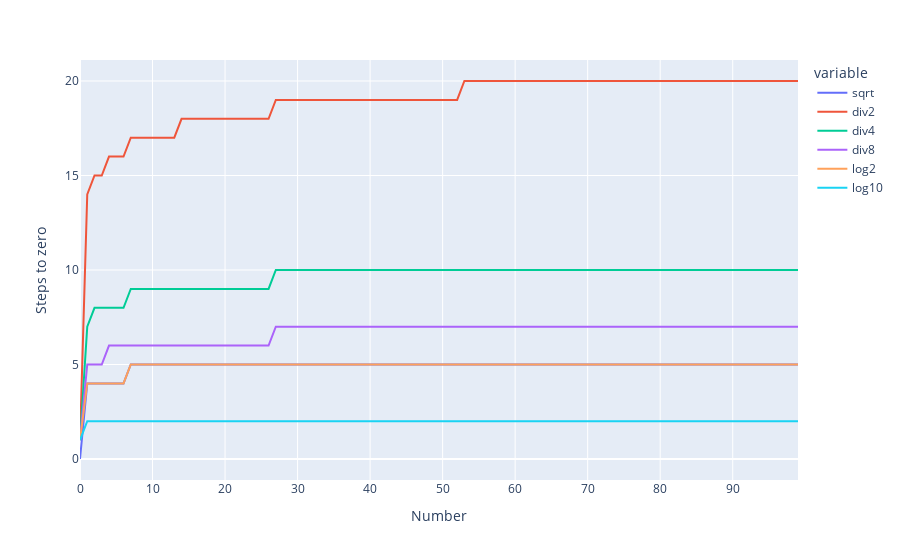

Here is the notebook cell this chart was saved with:
### Code cell
data = np.array([
    [steps_to_target(
        lambda x: math.floor(math.sqrt(x)),
        x,
        1
    ),
    steps_to_target(
        lambda x: x // 2,
        x,
        0
    ),
    steps_to_target(
        lambda x: x // 4,
        x,
        0
    ),
    steps_to_target(
        lambda x: x // 8,
        x,
        0
    ),
    steps_to_target(
        lambda x: math.floor(math.log2(x)),
        x,
        0
    ),
    steps_to_target(
        lambda x: math.floor(math.log10(x)),
        x,
        0
    )
    ] 
for x in range(1, 1_000_000, 10000)])

df = pd.DataFrame(data=data, columns=["sqrt", "div2", "div4", "div8", "log2", "log10"])

fig = px.line(df, labels={"index": "Number", "value": "Steps to zero"})
fig.show()

### Figure 1 — Plotly figure (JSON) as saved in the notebook; plotly's stock layout.template omitted (floating-point values rounded to 4 significant figures)
{"data": [{"hovertemplate": "variable=sqrt<br>Number=%{x}<br>Steps to zero=%{y}<extra></extra>", "legendgroup": "sqrt", "line": {"color": "#636efa", "dash": "solid"}, "marker": {"symbol": "circle"}, "mode": "lines", "name": "sqrt", "orientation": "v", "showlegend": true, "type": "scatter", "x": [0, 1, 2, 3, 4, 5, 6, 7, 8, 9, 10, 11, 12, 13, 14, 15, 16, 17, 18, 19, 20, 21, 22, 23, 24, 25, 26, 27, 28, 29, 30, 31, 32, 33, 34, 35, 36, 37, 38, 39, 40, 41, 42, 43, 44, 45, 46, 47, 48, 49, 50, 51, 52, 53, 54, 55, 56, 57, 58, 59, 60, 61, 62, 63, 64, 65, 66, 67, 68, 69, 70, 71, 72, 73, 74, 75, 76, 77, 78, 79, 80, 81, 82, 83, 84, 85, 86, 87, 88, 89, 90, 91, 92, 93, 94, 95, 96, 97, 98, 99], "xaxis": "x", "y": [0, 4, 4, 4, 4, 4, 4, 5, 5, 5, 5, 5, 5, 5, 5, 5, 5, 5, 5, 5, 5, 5, 5, 5, 5, 5, 5, 5, 5, 5, 5, 5, 5, 5, 5, 5, 5, 5, 5, 5, 5, 5, 5, 5, 5, 5, 5, 5, 5, 5, 5, 5, 5, 5, 5, 5, 5, 5, 5, 5, 5, 5, 5, 5, 5, 5, 5, 5, 5, 5, 5, 5, 5, 5, 5, 5, 5, 5, 5, 5, 5, 5, 5, 5, 5, 5, 5, 5, 5, 5, 5, 5, 5, 5, 5, 5, 5, 5, 5, 5], "yaxis": "y"}, {"hovertemplate": "variable=div2<br>Number=%{x}<br>Steps to zero=%{y}<extra></extra>", "legendgroup": "div2", "line": {"color": "#EF553B", "dash": "solid"}, "marker": {"symbol": "circle"}, "mode": "lines", "name": "div2", "orientation": "v", "showlegend": true, "type": "scatter", "x": [0, 1, 2, 3, 4, 5, 6, 7, 8, 9, 10, 11, 12, 13, 14, 15, 16, 17, 18, 19, 20, 21, 22, 23, 24, 25, 26, 27, 28, 29, 30, 31, 32, 33, 34, 35, 36, 37, 38, 39, 40, 41, 42, 43, 44, 45, 46, 47, 48, 49, 50, 51, 52, 53, 54, 55, 56, 57, 58, 59, 60, 61, 62, 63, 64, 65, 66, 67, 68, 69, 70, 71, 72, 73, 74, 75, 76, 77, 78, 79, 80, 81, 82, 83, 84, 85, 86, 87, 88, 89, 90, 91, 92, 93, 94, 95, 96, 97, 98, 99], "xaxis": "x", "y": [1, 14, 15, 15, 16, 16, 16, 17, 17, 17, 17, 17, 17, 17, 18, 18, 18, 18, 18, 18, 18, 18, 18, 18, 18, 18, 18, 19, 19, 19, 19, 19, 19, 19, 19, 19, 19, 19, 19, 19, 19, 19, 19, 19, 19, 19, 19, 19, 19, 19, 19, 19, 19, 20, 20, 20, 20, 20, 20, 20, 20, 20, 20, 20, 20, 20, 20, 20, 20, 20, 20, 20, 20, 20, 20, 20, 20, 20, 20, 20, 20, 20, 20, 20, 20, 20, 20, 20, 20, 20, 20, 20, 20, 20, 20, 20, 20, 20, 20, 20], "yaxis": "y"}, {"hovertemplate": "variable=div4<br>Number=%{x}<br>Steps to zero=%{y}<extra></extra>", "legendgroup": "div4", "line": {"color": "#00cc96", "dash": "solid"}, "marker": {"symbol": "circle"}, "mode": "lines", "name": "div4", "orientation": "v", "showlegend": true, "type": "scatter", "x": [0, 1, 2, 3, 4, 5, 6, 7, 8, 9, 10, 11, 12, 13, 14, 15, 16, 17, 18, 19, 20, 21, 22, 23, 24, 25, 26, 27, 28, 29, 30, 31, 32, 33, 34, 35, 36, 37, 38, 39, 40, 41, 42, 43, 44, 45, 46, 47, 48, 49, 50, 51, 52, 53, 54, 55, 56, 57, 58, 59, 60, 61, 62, 63, 64, 65, 66, 67, 68, 69, 70, 71, 72, 73, 74, 75, 76, 77, 78, 79, 80, 81, 82, 83, 84, 85, 86, 87, 88, 89, 90, 91, 92, 93, 94, 95, 96, 97, 98, 99], "xaxis": "x", "y": [1, 7, 8, 8, 8, 8, 8, 9, 9, 9, 9, 9, 9, 9, 9, 9, 9, 9, 9, 9, 9, 9, 9, 9, 9, 9, 9, 10, 10, 10, 10, 10, 10, 10, 10, 10, 10, 10, 10, 10, 10, 10, 10, 10, 10, 10, 10, 10, 10, 10, 10, 10, 10, 10, 10, 10, 10, 10, 10, 10, 10, 10, 10, 10, 10, 10, 10, 10, 10, 10, 10, 10, 10, 10, 10, 10, 10, 10, 10, 10, 10, 10, 10, 10, 10, 10, 10, 10, 10, 10, 10, 10, 10, 10, 10, 10, 10, 10, 10, 10], "yaxis": "y"}, {"hovertemplate": "variable=div8<br>Number=%{x}<br>Steps to zero=%{y}<extra></extra>", "legendgroup": "div8", "line": {"color": "#ab63fa", "dash": "solid"}, "marker": {"symbol": "circle"}, "mode": "lines", "name": "div8", "orientation": "v", "showlegend": true, "type": "scatter", "x": [0, 1, 2, 3, 4, 5, 6, 7, 8, 9, 10, 11, 12, 13, 14, 15, 16, 17, 18, 19, 20, 21, 22, 23, 24, 25, 26, 27, 28, 29, 30, 31, 32, 33, 34, 35, 36, 37, 38, 39, 40, 41, 42, 43, 44, 45, 46, 47, 48, 49, 50, 51, 52, 53, 54, 55, 56, 57, 58, 59, 60, 61, 62, 63, 64, 65, 66, 67, 68, 69, 70, 71, 72, 73, 74, 75, 76, 77, 78, 79, 80, 81, 82, 83, 84, 85, 86, 87, 88, 89, 90, 91, 92, 93, 94, 95, 96, 97, 98, 99], "xaxis": "x", "y": [1, 5, 5, 5, 6, 6, 6, 6, 6, 6, 6, 6, 6, 6, 6, 6, 6, 6, 6, 6, 6, 6, 6, 6, 6, 6, 6, 7, 7, 7, 7, 7, 7, 7, 7, 7, 7, 7, 7, 7, 7, 7, 7, 7, 7, 7, 7, 7, 7, 7, 7, 7, 7, 7, 7, 7, 7, 7, 7, 7, 7, 7, 7, 7, 7, 7, 7, 7, 7, 7, 7, 7, 7, 7, 7, 7, 7, 7, 7, 7, 7, 7, 7, 7, 7, 7, 7, 7, 7, 7, 7, 7, 7, 7, 7, 7, 7, 7, 7, 7], "yaxis": "y"}, {"hovertemplate": "variable=log2<br>Number=%{x}<br>Steps to zero=%{y}<extra></extra>", "legendgroup": "log2", "line": {"color": "#FFA15A", "dash": "solid"}, "marker": {"symbol": "circle"}, "mode": "lines", "name": "log2", "orientation": "v", "showlegend": true, "type": "scatter", "x": [0, 1, 2, 3, 4, 5, 6, 7, 8, 9, 10, 11, 12, 13, 14, 15, 16, 17, 18, 19, 20, 21, 22, 23, 24, 25, 26, 27, 28, 29, 30, 31, 32, 33, 34, 35, 36, 37, 38, 39, 40, 41, 42, 43, 44, 45, 46, 47, 48, 49, 50, 51, 52, 53, 54, 55, 56, 57, 58, 59, 60, 61, 62, 63, 64, 65, 66, 67, 68, 69, 70, 71, 72, 73, 74, 75, 76, 77, 78, 79, 80, 81, 82, 83, 84, 85, 86, 87, 88, 89, 90, 91, 92, 93, 94, 95, 96, 97, 98, 99], "xaxis": "x", "y": [1, 4, 4, 4, 4, 4, 4, 5, 5, 5, 5, 5, 5, 5, 5, 5, 5, 5, 5, 5, 5, 5, 5, 5, 5, 5, 5, 5, 5, 5, 5, 5, 5, 5, 5, 5, 5, 5, 5, 5, 5, 5, 5, 5, 5, 5, 5, 5, 5, 5, 5, 5, 5, 5, 5, 5, 5, 5, 5, 5, 5, 5, 5, 5, 5, 5, 5, 5, 5, 5, 5, 5, 5, 5, 5, 5, 5, 5, 5, 5, 5, 5, 5, 5, 5, 5, 5, 5, 5, 5, 5, 5, 5, 5, 5, 5, 5, 5, 5, 5], "yaxis": "y"}, {"hovertemplate": "variable=log10<br>Number=%{x}<br>Steps to zero=%{y}<extra></extra>", "legendgroup": "log10", "line": {"color": "#19d3f3", "dash": "solid"}, "marker": {"symbol": "circle"}, "mode": "lines", "name": "log10", "orientation": "v", "showlegend": true, "type": "scatter", "x": [0, 1, 2, 3, 4, 5, 6, 7, 8, 9, 10, 11, 12, 13, 14, 15, 16, 17, 18, 19, 20, 21, 22, 23, 24, 25, 26, 27, 28, 29, 30, 31, 32, 33, 34, 35, 36, 37, 38, 39, 40, 41, 42, 43, 44, 45, 46, 47, 48, 49, 50, 51, 52, 53, 54, 55, 56, 57, 58, 59, 60, 61, 62, 63, 64, 65, 66, 67, 68, 69, 70, 71, 72, 73, 74, 75, 76, 77, 78, 79, 80, 81, 82, 83, 84, 85, 86, 87, 88, 89, 90, 91, 92, 93, 94, 95, 96, 97, 98, 99], "xaxis": "x", "y": [1, 2, 2, 2, 2, 2, 2, 2, 2, 2, 2, 2, 2, 2, 2, 2, 2, 2, 2, 2, 2, 2, 2, 2, 2, 2, 2, 2, 2, 2, 2, 2, 2, 2, 2, 2, 2, 2, 2, 2, 2, 2, 2, 2, 2, 2, 2, 2, 2, 2, 2, 2, 2, 2, 2, 2, 2, 2, 2, 2, 2, 2, 2, 2, 2, 2, 2, 2, 2, 2, 2, 2, 2, 2, 2, 2, 2, 2, 2, 2, 2, 2, 2, 2, 2, 2, 2, 2, 2, 2, 2, 2, 2, 2, 2, 2, 2, 2, 2, 2], "yaxis": "y"}], "layout": {"legend": {"title": {"text": "variable"}, "tracegroupgap": 0}, "margin": {"t": 60}, "xaxis": {"anchor": "y", "domain": [0, 1], "title": {"text": "Number"}}, "yaxis": {"anchor": "x", "domain": [0, 1], "title": {"text": "Steps to zero"}}}}
